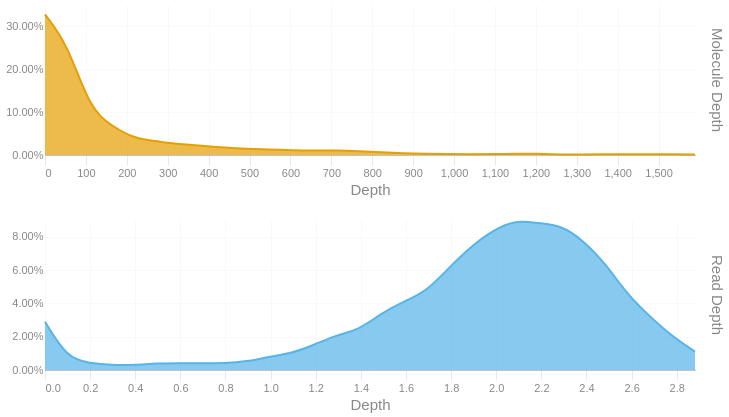

The notebook cell saved with this chart:
### Code cell
readdep = depth_hist(tb['Read Depth'], q99, 3)
readdep = readdep.with_columns(pl.lit('Read Depth').alias('Metric'))
if not SKIPLR:
    moldep = depth_hist(tb['Molecule Depth'], mol_q99, 1)
    moldep = moldep.with_columns(pl.lit('Molecule Depth').alias('Metric'))
    _hist = pl.concat([readdep, moldep])
    _hist = _hist.filter(pl.col('Proportion') != 0)
    with SafeRender(_hist):
        (
            alt.Chart(_hist)        
            .mark_area(interpolate = "basis")
            .encode(
                x=alt.X('Bin:Q').scale(domainMin=0).axis(alt.Axis(title='Depth')),
                y = alt.Y('Proportion:Q', title = None).axis(format = '.2%'),
                color = alt.Color('Metric:N').legend(None),
                row = alt.Row("Metric:N").header(title = None, labelOrient = 'right'),
                tooltip = [
                    alt.Tooltip("Metric:N", title = "Metric"),
                    alt.Tooltip('Interval:N', title = "Depth Interval"),
                    alt.Tooltip('Proportion:Q', title = "% Alignments").format('.2%')
                ]
            )
            .resolve_scale(x='independent', y='independent')
            .properties(
                height = 150, width = 650,
                usermeta={'embedOptions': {'downloadFileName': f'{samplename}.depth.hist'}}
            )
        ).display()
else:
    readdep = readdep.filter(pl.col('Proportion') != 0)
    with SafeRender(readdep):
        (
            alt.Chart(readdep)        
            .mark_area(interpolate = "basis")
            .encode(
                x=alt.X('Bin:Q').scale(domainMin=0).axis(alt.Axis(title='Depth')),
                y = alt.Y('Proportion:Q', title = None).axis(format = '.2%'),
                tooltip = [
                    alt.Tooltip('Interval:N', title = "Depth Interval"),
                    alt.Tooltip('Proportion:Q', title = "% Alignments").format('.2%')
                ]
            )
            .properties(
                usermeta={'embedOptions': {'downloadFileName': f'{samplename}.depth.hist'}}
            )
        ).display()

### Figure 1 — Vega-Lite specification as saved in the notebook (floating-point values rounded to 4 significant figures)
{"width": 650, "height": 150, "config": {"title": {"anchor": "start", "dy": -15, "fontSize": 18, "color": "#888888", "subtitleColor": "#888888", "subtitleFontSize": 14}, "arc": {"fill": "#0072B2"}, "axis": {"domainColor": "#888888", "domainWidth": 0.5, "gridWidth": 0.2, "grid": false, "titleFontWeight": 400, "titleFontSize": 15, "labelFontSize": 11, "labelColor": "#888888", "tickColor": "#888888", "tickWidth": 0.2, "titleColor": "#888888"}, "axisBand": {"grid": false}, "axisX": {"grid": true, "tickSize": 10, "domainCap": "round"}, "axisY": {"domain": false, "grid": true, "tickSize": 0, "domainCap": "round"}, "background": "transparent", "header": {"labelFontSize": 15, "labelColor": "#888888", "titleFontSize": 15, "titleFontWeight": 600, "titleColor": "#888888"}, "legend": {"labelFont": "sans-serif", "labelFontSize": 12, "labelColor": "#888888", "symbolSize": 100, "symbolType": "circle", "titleFontSize": 12, "titlePadding": 10, "titleColor": "#888888", "title": null}, "range": {"category": ["#E69F00", "#56B4E9", "#009E73", "#F0E442", "#0072B2", "#D55E00", "#CC79A7", "#000000"], "diverging": ["#cfe8f3", "#a2d4ec", "#73bfe2", "#46abdb", "#1696d2", "#12719e"]}, "area": {"fill": "#0072B2", "fillOpacity": 0.7, "line": true, "strokeOpacity": 0.7}, "line": {"color": "#0072B2", "stroke": "#0072B2", "strokeWidth": 2}, "trail": {"color": "#0072B2", "stroke": "#0072B2", "strokeWidth": 0, "size": 1}, "point": {"filled": true, "fillOpacity": 1.0, "size": 95}, "text": {"color": "#888888", "fontSize": 11, "align": "right", "fontWeight": 400, "size": 11}, "bar": {"fill": "#0072B2", "stroke": null}, "view": {"stroke": null, "continuousWidth": 660, "continuousHeight": 400}}, "data": {"name": "data-e68ac5fcfc6fded9b11605c571614fb4"}, "mark": {"type": "area", "interpolate": "basis"}, "encoding": {"color": {"field": "Metric", "legend": null, "type": "nominal"}, "row": {"field": "Metric", "header": {"title": null, "labelOrient": "right"}, "type": "nominal"}, "tooltip": [{"field": "Metric", "title": "Metric", "type": "nominal"}, {"field": "Interval", "title": "Depth Interval", "type": "nominal"}, {"field": "Proportion", "format": ".2%", "title": "% Alignments", "type": "quantitative"}], "x": {"axis": {"title": "Depth"}, "field": "Bin", "scale": {"domainMin": 0}, "type": "quantitative"}, "y": {"axis": {"format": ".2%"}, "field": "Proportion", "title": null, "type": "quantitative"}}, "resolve": {"scale": {"x": "independent", "y": "independent"}}, "usermeta": {"embedOptions": {"downloadFileName": "S3_Annapolis_291.depth.hist"}}, "$schema": "https://vega.github.io/schema/vega-lite/v6.1.0.json", "datasets": {"data-e68ac5fcfc6fded9b11605c571614fb4": [{"Bin": 0.0, "Interval": "0.0-0.099", "Proportion": 0.029, "Metric": "Read Depth"}, {"Bin": 0.099, "Interval": "0.099-0.199", "Proportion": 0.007, "Metric": "Read Depth"}, {"Bin": 0.199, "Interval": "0.199-0.298", "Proportion": 0.004, "Metric": "Read Depth"}, {"Bin": 0.298, "Interval": "0.298-0.397", "Proportion": 0.003, "Metric": "Read Depth"}, {"Bin": 0.397, "Interval": "0.397-0.497", "Proportion": 0.003, "Metric": "Read Depth"}, {"Bin": 0.497, "Interval": "0.497-0.596", "Proportion": 0.004, "Metric": "Read Depth"}, {"Bin": 0.596, "Interval": "0.596-0.695", "Proportion": 0.004, "Metric": "Read Depth"}, {"Bin": 0.695, "Interval": "0.695-0.795", "Proportion": 0.004, "Metric": "Read Depth"}, {"Bin": 0.795, "Interval": "0.795-0.894", "Proportion": 0.004, "Metric": "Read Depth"}, {"Bin": 0.894, "Interval": "0.894-0.993", "Proportion": 0.005, "Metric": "Read Depth"}, {"Bin": 0.993, "Interval": "0.993-1.093", "Proportion": 0.008, "Metric": "Read Depth"}, {"Bin": 1.093, "Interval": "1.093-1.192", "Proportion": 0.01, "Metric": "Read Depth"}, {"Bin": 1.192, "Interval": "1.192-1.291", "Proportion": 0.015, "Metric": "Read Depth"}, {"Bin": 1.291, "Interval": "1.291-1.391", "Proportion": 0.021, "Metric": "Read Depth"}, {"Bin": 1.391, "Interval": "1.391-1.49", "Proportion": 0.024, "Metric": "Read Depth"}, {"Bin": 1.49, "Interval": "1.49-1.589", "Proportion": 0.034, "Metric": "Read Depth"}, {"Bin": 1.589, "Interval": "1.589-1.689", "Proportion": 0.041, "Metric": "Read Depth"}, {"Bin": 1.689, "Interval": "1.689-1.788", "Proportion": 0.047, "Metric": "Read Depth"}, {"Bin": 1.788, "Interval": "1.788-1.887", "Proportion": 0.061, "Metric": "Read Depth"}, {"Bin": 1.887, "Interval": "1.887-1.987", "Proportion": 0.074, "Metric": "Read Depth"}, {"Bin": 1.987, "Interval": "1.987-2.086", "Proportion": 0.084, "Metric": "Read Depth"}, {"Bin": 2.086, "Interval": "2.086-2.185", "Proportion": 0.09, "Metric": "Read Depth"}, {"Bin": 2.185, "Interval": "2.185-2.285", "Proportion": 0.088, "Metric": "Read Depth"}, {"Bin": 2.285, "Interval": "2.285-2.384", "Proportion": 0.087, "Metric": "Read Depth"}, {"Bin": 2.384, "Interval": "2.384-2.483", "Proportion": 0.078, "Metric": "Read Depth"}, {"Bin": 2.483, "Interval": "2.483-2.583", "Proportion": 0.064, "Metric": "Read Depth"}, {"Bin": 2.583, "Interval": "2.583-2.682", "Proportion": 0.045, "Metric": "Read Depth"}, {"Bin": 2.682, "Interval": "2.682-2.781", "Proportion": 0.032, "Metric": "Read Depth"}, {"Bin": 2.781, "Interval": "2.781-2.881", "Proportion": 0.02, "Metric": "Read Depth"}, {"Bin": 2.881, "Interval": "2.881-2.98", "Proportion": 0.011, "Metric": "Read Depth"}, {"Bin": 0.0, "Interval": "0.0-54.8", "Proportion": 0.328, "Metric": "Molecule Depth"}, {"Bin": 54.8, "Interval": "54.8-109.6", "Proportion": 0.26, "Metric": "Molecule Depth"}, {"Bin": 109.6, "Interval": "109.6-164.4", "Proportion": 0.107, "Metric": "Molecule Depth"}, {"Bin": 164.4, "Interval": "164.4-219.2", "Proportion": 0.067, "Metric": "Molecule Depth"}, {"Bin": 219.2, "Interval": "219.2-274.0", "Proportion": 0.038, "Metric": "Molecule Depth"}, {"Bin": 274.0, "Interval": "274.0-328.8", "Proportion": 0.032, "Metric": "Molecule Depth"}, {"Bin": 328.8, "Interval": "328.8-383.6", "Proportion": 0.025, "Metric": "Molecule Depth"}, {"Bin": 383.6, "Interval": "383.6-438.3", "Proportion": 0.022, "Metric": "Molecule Depth"}, {"Bin": 438.3, "Interval": "438.3-493.1", "Proportion": 0.017, "Metric": "Molecule Depth"}, {"Bin": 493.1, "Interval": "493.1-547.9", "Proportion": 0.014, "Metric": "Molecule Depth"}, {"Bin": 547.9, "Interval": "547.9-602.7", "Proportion": 0.013, "Metric": "Molecule Depth"}, {"Bin": 602.7, "Interval": "602.7-657.5", "Proportion": 0.011, "Metric": "Molecule Depth"}, {"Bin": 657.5, "Interval": "657.5-712.3", "Proportion": 0.01, "Metric": "Molecule Depth"}, {"Bin": 712.3, "Interval": "712.3-767.1", "Proportion": 0.011, "Metric": "Molecule Depth"}, {"Bin": 767.1, "Interval": "767.1-821.9", "Proportion": 0.009, "Metric": "Molecule Depth"}, {"Bin": 821.9, "Interval": "821.9-876.7", "Proportion": 0.006, "Metric": "Molecule Depth"}, {"Bin": 876.7, "Interval": "876.7-931.5", "Proportion": 0.004, "Metric": "Molecule Depth"}, {"Bin": 931.5, "Interval": "931.5-986.3", "Proportion": 0.003, "Metric": "Molecule Depth"}, {"Bin": 986.3, "Interval": "986.3-1041.1", "Proportion": 0.002, "Metric": "Molecule Depth"}, {"Bin": 1041.0, "Interval": "1041.1-1095.9", "Proportion": 0.002, "Metric": "Molecule Depth"}, {"Bin": 1096.0, "Interval": "1095.9-1150.7", "Proportion": 0.002, "Metric": "Molecule Depth"}, {"Bin": 1151.0, "Interval": "1150.7-1205.5", "Proportion": 0.003, "Metric": "Molecule Depth"}, {"Bin": 1206.0, "Interval": "1205.5-1260.3", "Proportion": 0.003, "Metric": "Molecule Depth"}, {"Bin": 1260.0, "Interval": "1260.3-1315.0", "Proportion": 0.001, "Metric": "Molecule Depth"}, {"Bin": 1315.0, "Interval": "1315.0-1369.8", "Proportion": 0.001, "Metric": "Molecule Depth"}, {"Bin": 1370.0, "Interval": "1369.8-1424.6", "Proportion": 0.002, "Metric": "Molecule Depth"}, {"Bin": 1425.0, "Interval": "1424.6-1479.4", "Proportion": 0.002, "Metric": "Molecule Depth"}, {"Bin": 1479.0, "Interval": "1479.4-1534.2", "Proportion": 0.002, "Metric": "Molecule Depth"}, {"Bin": 1534.0, "Interval": "1534.2-1589.0", "Proportion": 0.002, "Metric": "Molecule Depth"}, {"Bin": 1589.0, "Interval": "1589.0-1643.81", "Proportion": 0.001, "Metric": "Molecule Depth"}]}}
